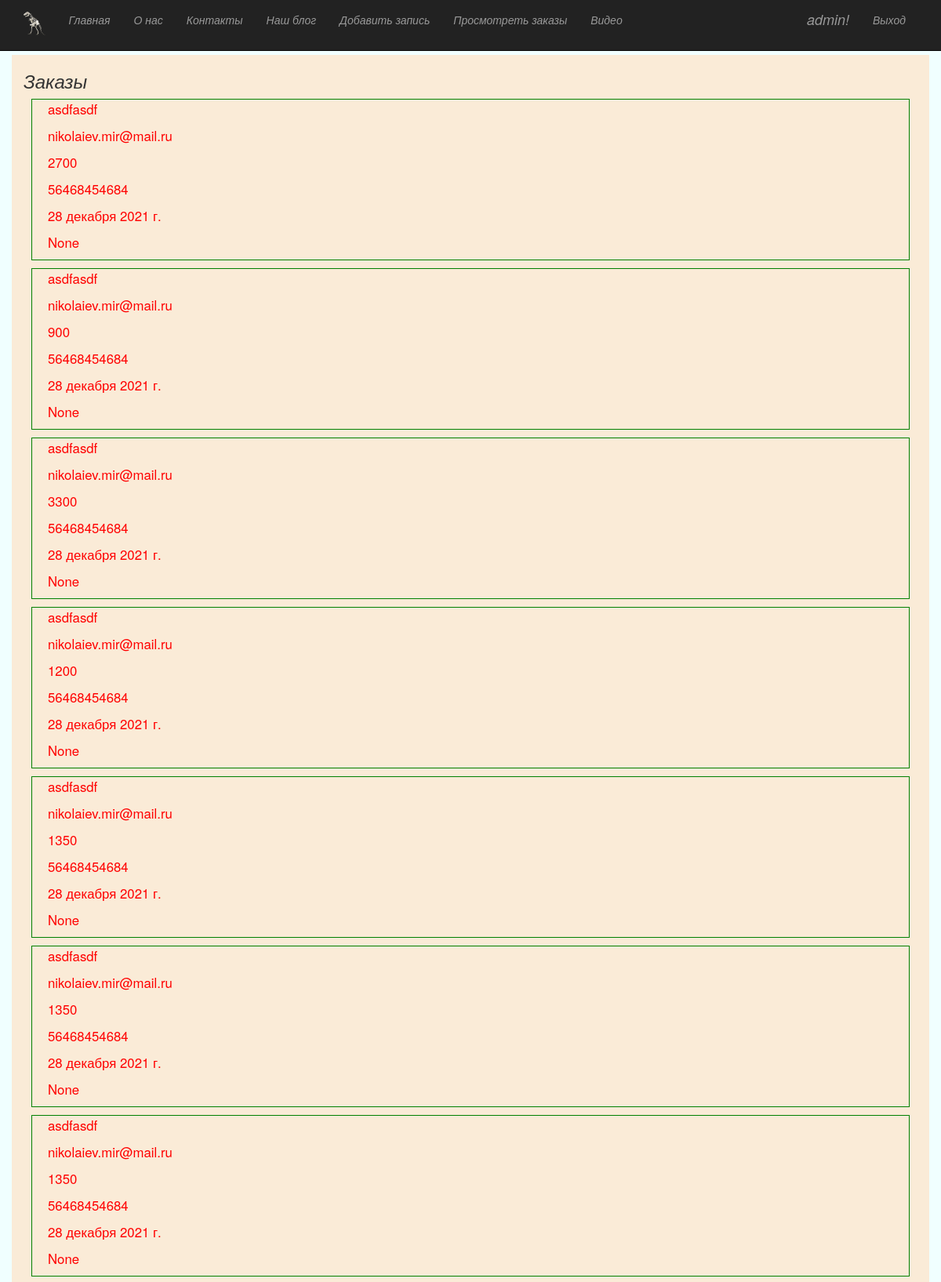
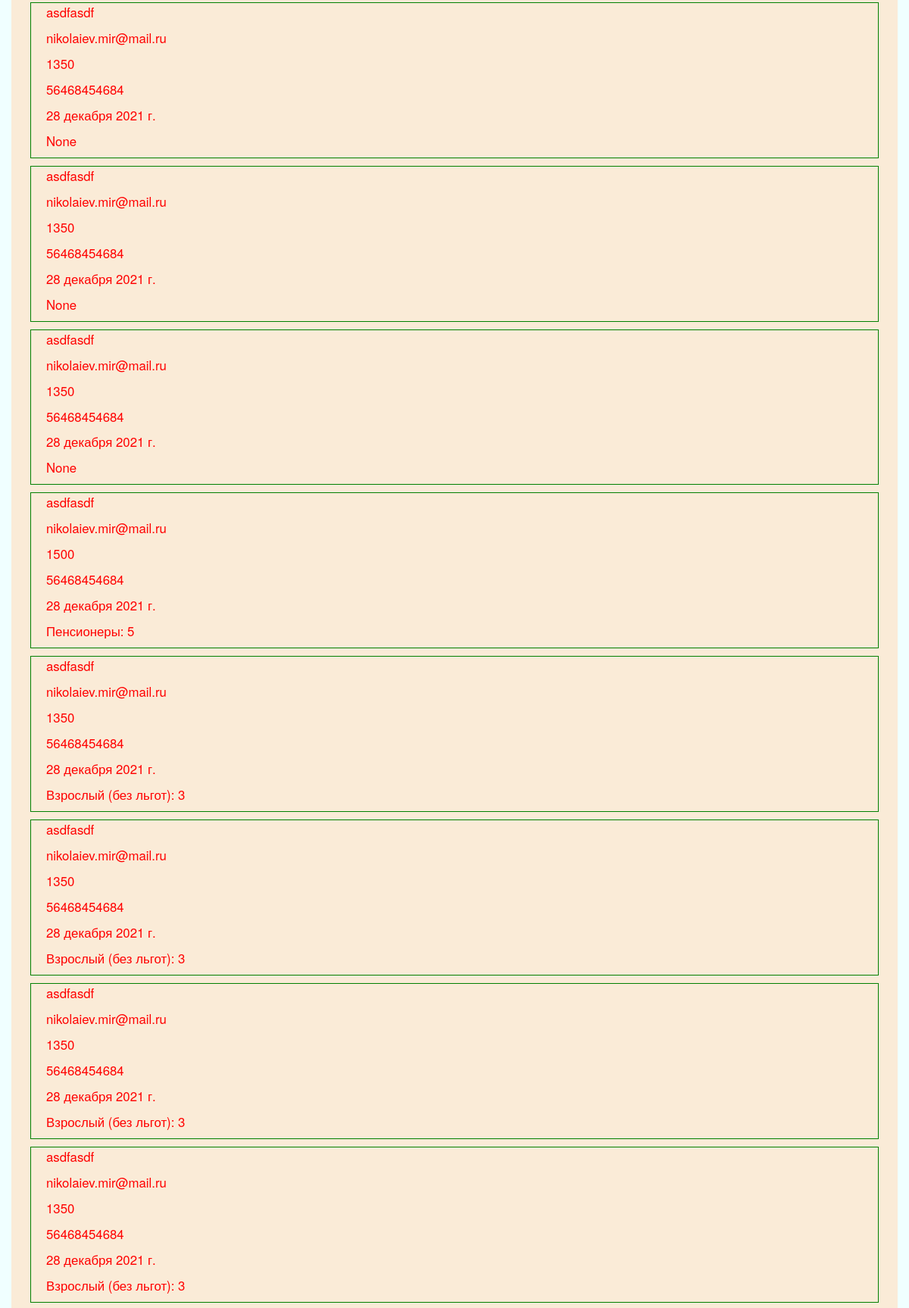
The app's page /orders (signed in, upper part) with its own data (2 pictures, top to bottom).
### app/models.py (models this page shows, shortened)
class Orders(models.Model):
    fio = models.CharField(max_length = 1000, verbose_name = 'ФИО')
    email = models.CharField(max_length = 1000, verbose_name = "E-mail")
    phone = models.CharField(max_length = 11, verbose_name = "Телефон")
    date = models.CharField(max_length = 1000, verbose_name = 'Дата', null=True)
    sum = models.IntegerField(verbose_name = 'Сумма', null=True);
    tickets = models.TextField(verbose_name="Билеты", null=True);
    class Meta:
        db_table = 'Orders'
        verbose_name = 'Заказ'
        verbose_name_plural = 'Заказы'

### app/views.py (the view)
# urls.py: url(r'^orders$', app.views.managerOrders, name='orders'),
def managerOrders(request):
    qOrders = '''
    select
    o.id,
    o.fio as clientFio,
    o.email as orderEmail,
    o.sum as orderSum,
    o.phone as orderPhone,
    o.date as orderDate,
    o.tickets as orderTickets
    from Orders as o'''
    orders = Orders.objects.raw(qOrders)
    assert isinstance(request, HttpRequest)
    return render(
        request,
        'app/orders.html',
        {
            'orders': orders,
            'title':'Заказы',
            'year':datetime.now().year,
        }
    )

### app/templates/app/orders.html
{% extends "app/layout.html" %}
{% block content %}
<h3 style="font-style: italic;">Заказы</h3>
{% for order in orders %}
<div class="order" style="margin: 10px; border: 1px solid green;">
<p class="orderText">{{order.clientFio}}</p>
<p class="orderText">{{order.orderEmail}}</p>
<p class="orderText">{{order.orderSum}}</p>
<p class="orderText">{{order.orderPhone}}</p>
<p class="orderText">{{order.orderDate}}</p>
<p class="orderText">{{order.orderTickets}}</p>
</div>
{% endfor %}
{% endblock %}

### app/templates/app/loginpartial.html (shortened to what this page needs)
{% if user.is_authenticated %}
<form id="logoutForm" action="/logout" method="post" class="navbar-right">
    <ul class="nav navbar-nav navbar-right">
        <li><span class="navbar-brand"> {{ user.username }}!</span></li>
        <li><a href="javascript:document.getElementById('logoutForm').submit()">Выход</a></li>
    </ul>
</form>
{% endif %}

### app/static/app/content/site.css (style rules this page uses)
body { padding-top: 50px; padding-bottom: 20px; }

### app/static/app/content/style.css (style rules this page uses)
.orderText { font-size:1.2em; color:red; padding-left: 20px; }

### records on screen
Orders: clientFio "asdfasdf", orderEmail "nikolaiev.mir@mail.ru", orderSum "2700", orderPhone "56468454684", orderDate "28 декабря 2021 г.", orderTickets "None"
Orders: clientFio "asdfasdf", orderEmail "nikolaiev.mir@mail.ru", orderSum "900", orderPhone "56468454684", orderDate "28 декабря 2021 г.", orderTickets "None"
Orders: clientFio "asdfasdf", orderEmail "nikolaiev.mir@mail.ru", orderSum "3300", orderPhone "56468454684", orderDate "28 декабря 2021 г.", orderTickets "None"
Orders: clientFio "asdfasdf", orderEmail "nikolaiev.mir@mail.ru", orderSum "1200", orderPhone "56468454684", orderDate "28 декабря 2021 г.", orderTickets "None"
Orders: clientFio "asdfasdf", orderEmail "nikolaiev.mir@mail.ru", orderSum "1350", orderPhone "56468454684", orderDate "28 декабря 2021 г.", orderTickets "None"
Orders: clientFio "asdfasdf", orderEmail "nikolaiev.mir@mail.ru", orderSum "1350", orderPhone "56468454684", orderDate "28 декабря 2021 г.", orderTickets "None"
Orders: clientFio "asdfasdf", orderEmail "nikolaiev.mir@mail.ru", orderSum "1350", orderPhone "56468454684", orderDate "28 декабря 2021 г.", orderTickets "None"
Orders: clientFio "asdfasdf", orderEmail "nikolaiev.mir@mail.ru", orderSum "1350", orderPhone "56468454684", orderDate "28 декабря 2021 г.", orderTickets "None"
Orders: clientFio "asdfasdf", orderEmail "nikolaiev.mir@mail.ru", orderSum "1350", orderPhone "56468454684", orderDate "28 декабря 2021 г.", orderTickets "None"
Orders: clientFio "asdfasdf", orderEmail "nikolaiev.mir@mail.ru", orderSum "1350", orderPhone "56468454684", orderDate "28 декабря 2021 г.", orderTickets "None"
Orders: clientFio "asdfasdf", orderEmail "nikolaiev.mir@mail.ru", orderSum "1500", orderPhone "56468454684", orderDate "28 декабря 2021 г.", orderTickets "Пенсионеры: 5"
Orders: clientFio "asdfasdf", orderEmail "nikolaiev.mir@mail.ru", orderSum "1350", orderPhone "56468454684", orderDate "28 декабря 2021 г.", orderTickets "Взрослый (без льгот): 3"
Orders: clientFio "asdfasdf", orderEmail "nikolaiev.mir@mail.ru", orderSum "1350", orderPhone "56468454684", orderDate "28 декабря 2021 г.", orderTickets "Взрослый (без льгот): 3"
Orders: clientFio "asdfasdf", orderEmail "nikolaiev.mir@mail.ru", orderSum "1350", orderPhone "56468454684", orderDate "28 декабря 2021 г.", orderTickets "Взрослый (без льгот): 3"
Orders: clientFio "asdfasdf", orderEmail "nikolaiev.mir@mail.ru", orderSum "1350", orderPhone "56468454684", orderDate "28 декабря 2021 г.", orderTickets "Взрослый (без льгот): 3"

### other values on screen
{{ user.username }} "admin"
